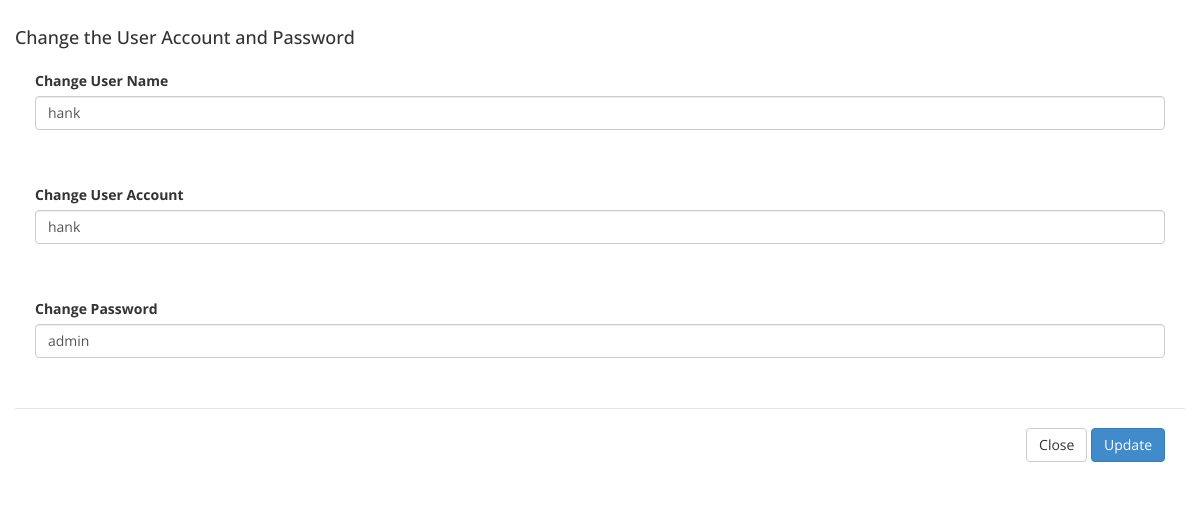
The app's page /admin/usersettingup.php?id=1 with its own data.
### tables this page shows
CREATE TABLE employee(
	id int(10) unsigned NOT NULL,
	eId VARCHAR(10) NOT NULL,
	eName VARCHAR(20),
	eSex INT,
	eAccount VARCHAR(10),
	ePassword VARCHAR(10),
	eEmail  VARCHAR(40),
	PRIMARY KEY (eId,id)

);

### admin/usersettingup.php (the view, shortened to what this page needs)
<!DOCTYPE html>
<html xmlns="http://www.w3.org/1999/xhtml">
<head>
    <link href="assets/css/bootstrap.css" rel="stylesheet" />
    <link href="assets/css/font-awesome.css" rel="stylesheet" />
    <link href="assets/css/custom-styles.css" rel="stylesheet" />
    <link href="assets/js/dataTables/dataTables.bootstrap.css" rel="stylesheet" />
</head>
<body>
<?php
        include('db.php');
        $id =$_GET['id'];
        $sql = "SELECT * FROM `employee` WHERE id = '$id'";
        $re = mysqli_query($con,$sql);
        while($row = mysqli_fetch_array($re)){
          $eName = $row['eName'];
          $eAccount = $row['eAccount'];
          $ePassword = $row['ePassword'];
        }
        ?>
<div class="panel-body">
                                             <h4 class="modal-title" id="myModalLabel">Change the User Account and Password</h4>
                                        <form method="POST">
                                          <div class="modal-body">
                                                <div class="form-group">
                                                <label>Change User Name</label>
                                                <input name="userName"  class="form-control" value="<?php echo $eName ?>">
                                                </div>
                                           </div>
                                            <div class="modal-body">
                                                <div class="form-group">
                                                <label>Change User Account</label>
                                                <input name="userAccount"  class="form-control" value="<?php echo $eAccount ?>">
                                                </div>
                                           </div>
                                           <div class="modal-body">
                                                <div class="form-group">
                                                <label>Change Password</label>
                                                <input name="userPassword"  class="form-control" value="<?php echo $ePassword ?>">
                                                </div>
                                            </div>
                                            <div class="modal-footer">
                                                <a href="./usersetting.php"><button type="button" class="btn btn-default" data-dismiss="modal">Close</button></a>
                                                <input type="submit" name="up" value="Update" class="btn btn-primary">
                                            </div>
                                      </form>
                                        </div>
</body>
</html>

### admin/assets/css/custom-styles.css (style rules this page uses)
body { font-family: 'Open Sans', sans-serif; }
h4 { padding-top:10px; }

### records on screen
employee: userName "hank", userAccount "hank", userPassword "admin"
